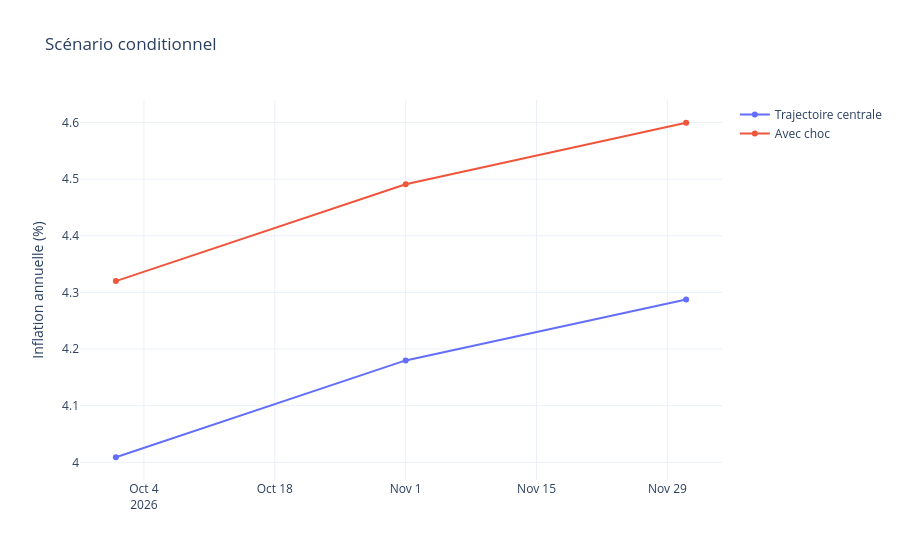

Source (notebook cell):
### Markdown cell above
## Hausse permanente des prix de transport en France

Une hausse de 10 % des prix de transport n'est pas une hausse de 10 points de l'inflation annuelle globale.

### Code cell
shock = Shock(('FR',), ('CP07',), 10., start, 'permanent', 1)
result = simulate(*data, [shock])
display(result)
fig = go.Figure()
fig.add_scatter(x=result.target, y=result.baseline_yoy, name='Trajectoire centrale', mode='lines+markers')
fig.add_scatter(x=result.target, y=result.scenario_yoy, name='Avec choc', mode='lines+markers')
fig.update_layout(template='plotly_white', yaxis_title='Inflation annuelle (%)', title='Scénario conditionnel')
fig.show(renderer='plotly_mimetype')

### Figure 1 — Plotly figure (JSON) as saved in the notebook; plotly's stock layout.template omitted (floating-point values rounded to 4 significant figures)
{"data": [{"mode": "lines+markers", "name": "Trajectoire centrale", "x": ["2026-10", "2026-11", "2026-12"], "y": [4.009, 4.18, 4.287], "type": "scatter"}, {"mode": "lines+markers", "name": "Avec choc", "x": ["2026-10", "2026-11", "2026-12"], "y": [4.32, 4.491, 4.6], "type": "scatter"}], "layout": {"yaxis": {"title": {"text": "Inflation annuelle (%)"}}, "title": {"text": "Scénario conditionnel"}}}
